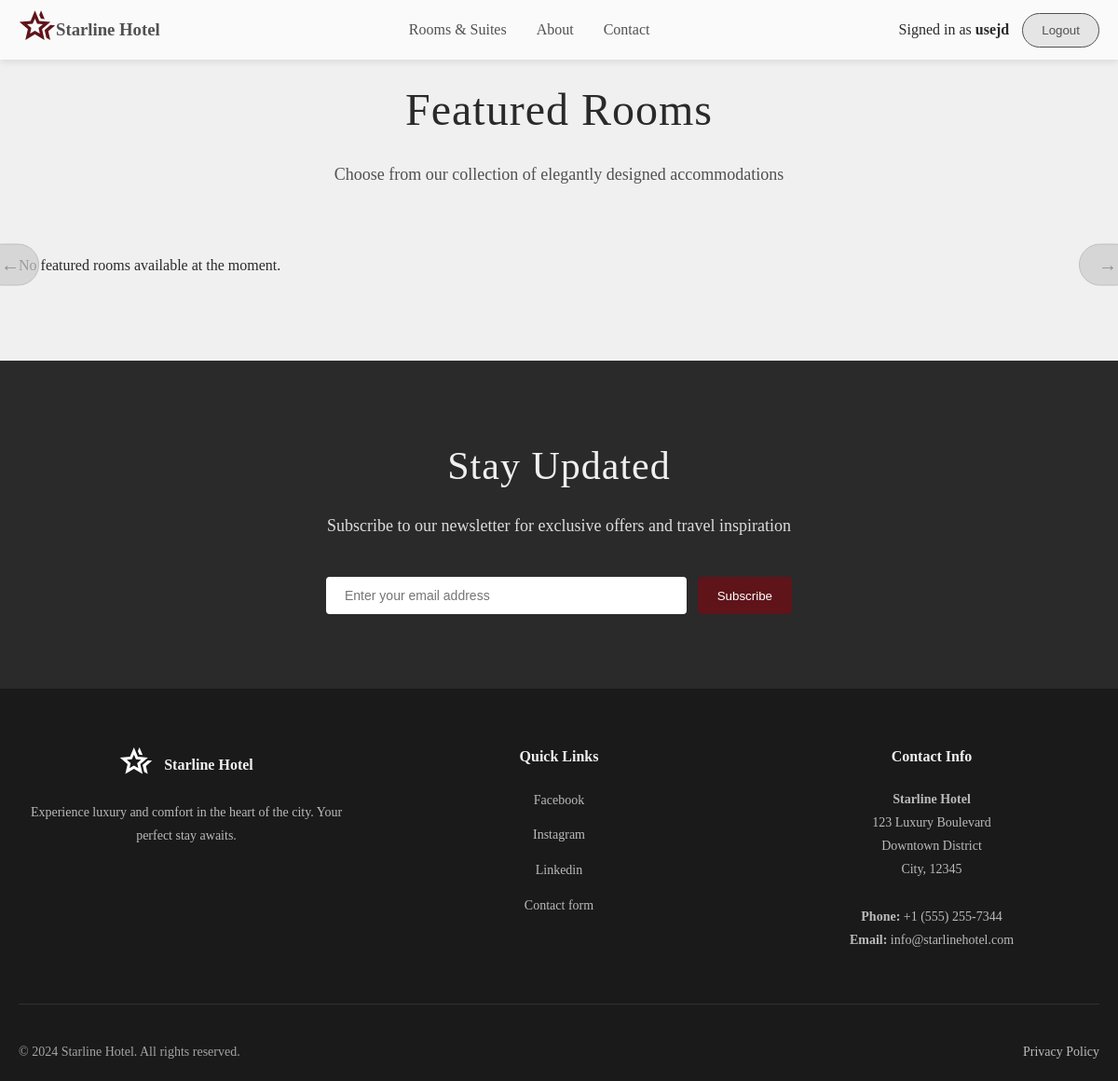
Page /Rooms.php (signed in) on the earlier database version.
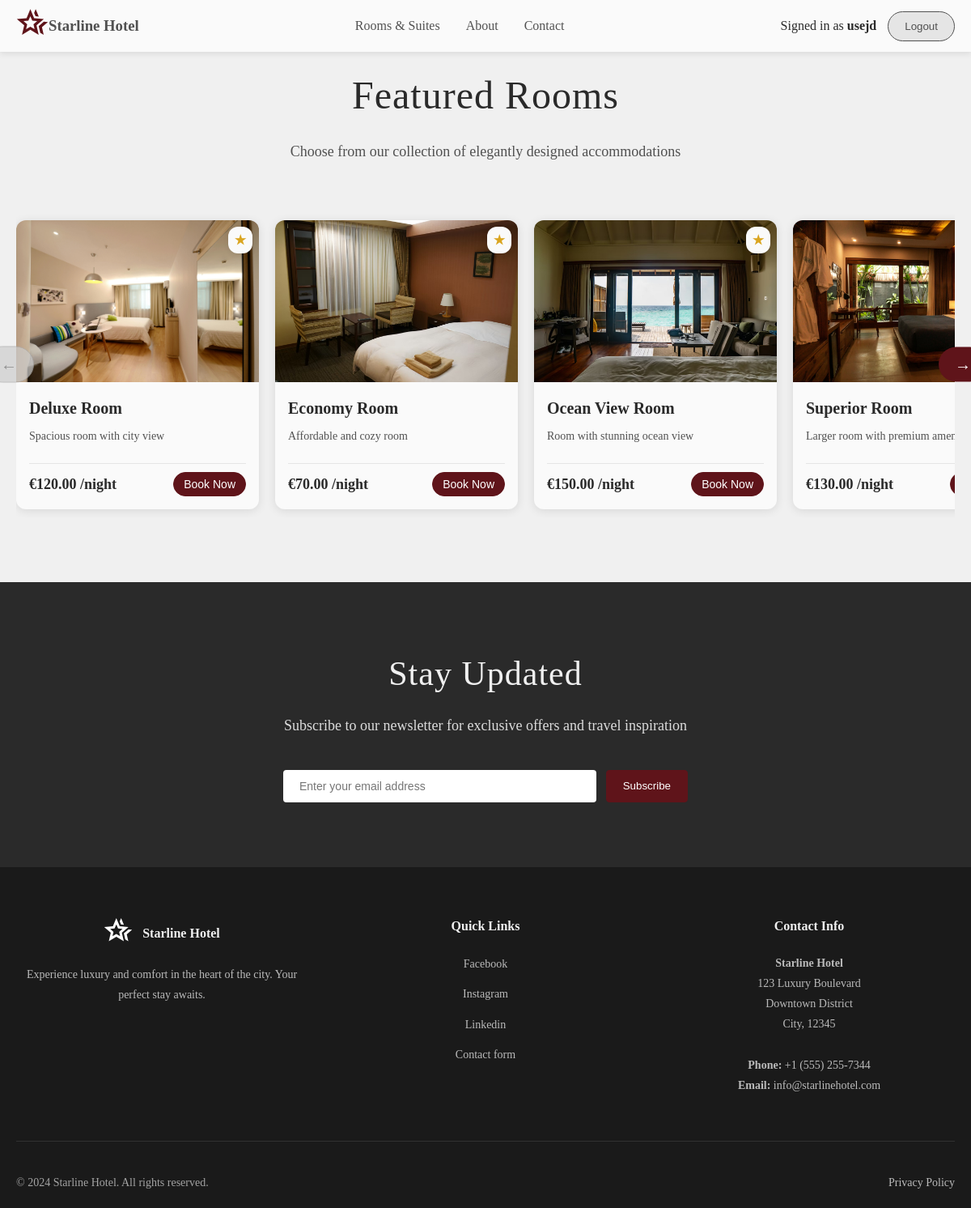
Same page on the later database version.
### tables this page shows
CREATE TABLE `rooms` (
  `id` int(11) NOT NULL,
  `name` varchar(100) NOT NULL,
  `description` text NOT NULL,
  `price_per_night` decimal(10,2) NOT NULL,
  `image` varchar(255) NOT NULL,
  `is_featured` tinyint(1) DEFAULT 0,
  `status` enum('available','unavailable') DEFAULT 'available',
  `created_at` timestamp NOT NULL DEFAULT current_timestamp()
);

### Rooms.php (the view, shortened to what this page needs)
<?php
$db = new Database();
$conn = $db->getConnection();
$sql = "
    SELECT r.*
    FROM rooms r
    WHERE r.is_featured = 1
";
$params = [];
$stmt = $conn->prepare($sql);
$stmt->execute($params);
$rooms = $stmt->fetchAll(PDO::FETCH_ASSOC);
?>
<!DOCTYPE html>
<html lang="en">
<head>
    <link rel="stylesheet" href="./css/global.css">
    <link rel="stylesheet" href="./css/rooms.css">
</head>
<body>
<header>
    <div class="navbar-container">
        <a href="Home.php" class="navbar-logo">
            <figure>
                <img src="./assets/icons/hotel_logo.svg" alt="hotel logo" width="40px">
            </figure>
            <h3 class="logo-text">Starline Hotel</h3>
        </a>
        <nav class="navbar">
            <div class="navbar-menu" id="navbarMenu">
                <a href="Rooms.php" class="nav-link">Rooms & Suites</a>
                <a href="About.php" class="nav-link">About</a>
                <a href="Contact.php" class="nav-link">Contact</a>
            </div>
        </nav>
        <div class="account-buttons">
            <span style="margin-right:10px;">
                Signed in as <strong><?= htmlspecialchars($_SESSION['logged_in_user']['username']) ?></strong>
            </span>
            <button class="btn btn-white" onclick="window.location.href='Logout.php'">Logout</button>
        </div>
    </div>
</header>
<main>
<section class="featured-rooms" id="featured-rooms">
    <div class="section-container">
        <div class="section-header">
            <h2>Featured Rooms</h2>
            <p>Choose from our collection of elegantly designed accommodations</p>
        </div>
        <div class="rooms-slider">
            <button class="prev-btn" onclick="prevRoom()">&#8592;</button>
            <div class="rooms-grid" id="roomsGrid">
                <?php if (count($rooms) === 0): ?>
                    <p>No featured rooms available at the moment.</p>
                <?php endif; ?>
                <?php foreach ($rooms as $room): ?>
                    <div class="room-card">
                        <div class="room-image">
                            <img src="./assets/images/<?= htmlspecialchars($room['image']) ?>"
                                 alt="<?= htmlspecialchars($room['name']) ?>">
                            <div class="room-rating">
                                <span class="star">★</span>
                            </div>
                        </div>
                        <div class="room-content">
                            <h3><?= htmlspecialchars($room['name']) ?></h3>
                            <p><?= htmlspecialchars($room['description']) ?></p>
                            <hr>
                            <div class="room-footer">
                                <div class="room-price">
                                    <span class="price">€<?= htmlspecialchars($room['price_per_night']) ?></span>
                                    <span class="period">/night</span>
                                </div>
                                <?php if ($room['status'] === 'available'): ?>
                                    <button class="btn btn-red"
                                            onclick="openModal('<?= htmlspecialchars($room['name'], ENT_QUOTES) ?>', <?= $room['id'] ?>)">
                                        Book Now
                                    </button>
                                <?php else: ?>
                                    <button class="btn btn-grey" disabled>Unavailable</button>
                                <?php endif; ?>
                            </div>
                        </div>
                    </div>
                <?php endforeach; ?>
            </div>
            <button class="next-btn" onclick="nextRoom()">&#8594;</button>
        </div>
    </div>
</section>
<section class="newsletter">
    <div class="section-container">
        <h2>Stay Updated</h2>
        <p>Subscribe to our newsletter for exclusive offers and travel inspiration</p>
        <form class="newsletter-form">
            <input type="email" placeholder="Enter your email address" required>
            <button type="submit" class="btn btn-red">Subscribe</button>
        </form>
    </div>
</section>
</main>
<footer>
    <div class="footer-container">
        <div class="footer-grid">
            <div class="footer-section">
                <div class="footer-logo">
                    <figure>
                        <img src="assets/icons/hotel_logo.svg" alt="hotel logo">
                    </figure>
                    <span>Starline Hotel</span>
                </div>
                <p>Experience luxury and comfort in the heart of the city. Your perfect stay awaits.</p>
            </div>
            <div class="footer-section">
                <h3>Quick Links</h3>
                <ul>
                    <li><a href="https://www.facebook.com/">Facebook</a></li>
                    <li><a href="https://www.instagram.com/">Instagram</a></li>
                    <li><a href="https://www.linkedin.com/">Linkedin</a></li>
                    <li><a href="#">Contact form</a></li>
                </ul>
            </div>
            <div class="footer-section">
                <h3>Contact Info</h3>
                <p>
                    <b>Starline Hotel</b><br>
                    123 Luxury Boulevard<br>
                    Downtown District<br>
                    City, 12345<br><br>
                    <b>Phone:</b> +1 (555) 255-7344<br>
                    <b>Email:</b> info@starlinehotel.com
                </p>
            </div>
        </div>
        <div class="footer-bottom">
            <p>&copy; 2024 Starline Hotel. All rights reserved.</p>
            <div class="footer-links">
                <a href="#">Privacy Policy</a>
            </div>
        </div>
    </div>
</footer>
</body>
</html>

### css/global.css (style rules this page uses)
* { margin: 0; padding: 0; box-sizing: border-box; }
html { scroll-behavior: smooth; }
body { font-family: "Palatino Linotype", "Palatino", serif; color: #2A2A2A; background-color: #FAFAFA; line-height: 1.6; }
header { background-color: #FAFAFA; box-shadow: 0 2px 8px rgba(0, 0, 0, 0.1); position: fixed; width: 100%; top: 0; z-index: 50; }
.navbar-container { max-width: 1200px; margin: 0 auto; padding: 0 20px; display: flex; justify-content: space-between; align-items: center; height: 64px; }
.navbar-logo { display: flex; align-items: center; text-decoration: none; }
.logo-text { color: #515151; }
.navbar-menu { display: flex; gap: 32px; align-items: center; }
.nav-link { text-decoration: none; color: #515151; font-weight: 500; transition: color 0.5s ease; }
.btn { background: none; border: 1px solid #515151; cursor: pointer; border-radius: 30px; padding: 10px 20px; }
.btn-white { background-color: #E5E5E5; transition: background-color 0.7s ease, border 0.5s ease; color: #515151; }
.btn-red { background-color: #5F141A; border: 1px solid #5F141A; color: white; transition: background-color 0.5s ease-in, color 0.5s ease, border 0.5s ease; }
.section-container { max-width: 1200px; margin: 0 auto; padding: 0 20px; }
.section-header { text-align: center; margin-bottom: 60px; }
.section-header h2 { font-size: 48px; font-weight: 300; color: #2A2A2A; margin-bottom: 16px; letter-spacing: 1px; }
.section-header p { font-size: 18px; color: #515151; }
.newsletter { padding: 80px 0; background-color: #2A2A2A; color: #f0f0f0; text-align: center; }
.newsletter h2 { font-size: 42px; font-weight: 300; margin-bottom: 16px; letter-spacing: 1px; }
.newsletter p { font-size: 18px; margin-bottom: 40px; opacity: 0.9; }
.newsletter-form { display: flex; gap: 12px; max-width: 500px; margin: 0 auto; flex-wrap: wrap; justify-content: center; }
.newsletter-form input { flex: 1; min-width: 250px; padding: 12px 20px; border: none; border-radius: 4px; font-size: 14px; }
.newsletter-form button { border-radius: 4px; }
footer { background-color: #1a1a1a; color: #f0f0f0; padding: 60px 0 20px; }
.footer-container { max-width: 1200px; margin: 0 auto; padding: 0 20px; }
.footer-grid { display: grid; grid-template-columns: repeat(auto-fit, minmax(280px, 1fr)); gap: 40px; margin-bottom: 40px; padding-bottom: 40px; border-bottom: 1px solid rgba(255, 255, 255, 0.1); }
.footer-section { text-align: center; }
.footer-section h3 { font-size: 16px; font-weight: 600; margin-bottom: 20px; }
.footer-logo { display: flex; align-items: center; gap: 12px; margin-bottom: 16px; cursor: pointer; justify-content: center; }
.footer-logo figure { margin: 0; }
.footer-logo figure img { width: 36px; height: 36px; filter: brightness(0) invert(1); }
.footer-logo span { font-size: 16px; font-weight: 600; }
.footer-section p { color: rgba(255, 255, 255, 0.7); font-size: 14px; line-height: 1.8; margin-bottom: 16px; }
.footer-links { display: flex; gap: 16px; flex-wrap: wrap; }
.footer-links a, .footer-section a { color: rgba(255, 255, 255, 0.7); text-decoration: none; font-size: 14px; transition: color 0.3s ease; }
.footer-section ul { list-style: none; }
.footer-section ul li { margin-bottom: 12px; }
.footer-bottom { display: flex; justify-content: space-between; align-items: center; flex-wrap: wrap; gap: 20px; font-size: 14px; color: rgba(255, 255, 255, 0.6); }

Differences in the rows shown:
added rooms: image (picture), name "Deluxe Room", description "Spacious room with city view", price_per_night "120.00"
added rooms: image (picture), name "Economy Room", description "Affordable and cozy room", price_per_night "70.00"
added rooms: image (picture), name "Ocean View Room", description "Room with stunning ocean view", price_per_night "150.00"
added rooms: image (picture), name "Superior Room", description "Larger room with premium…", price_per_night "130.00"
Other differences:
text no longer shown: "No featured rooms available at the moment."
